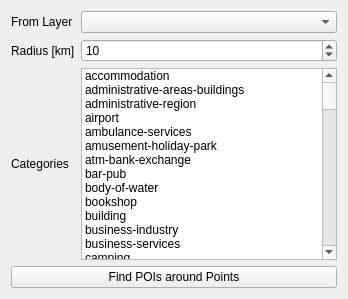
         <widget class="QWidget" name="tab_12">
          <attribute name="title">
           <string>single layer input</string>
          </attribute>
          <layout class="QVBoxLayout" name="verticalLayout_8">
           <item>
            <layout class="QGridLayout" name="gridLayout_7">
             <item row="0" column="1">
              <widget class="QgsMapLayerComboBox" name="FindPOISLayer"/>
             </item>
             <item row="1" column="1">
              <widget class="QSpinBox" name="RadiusBoxBatch">
               <property name="value">
                <number>10</number>
               </property>
              </widget>
             </item>
             <item row="0" column="0">
              <widget class="QLabel" name="label_36">
               <property name="text">
                <string>From Layer</string>
               </property>
              </widget>
             </item>
             <item row="1" column="0">
              <widget class="QLabel" name="label_37">
               <property name="text">
                <string>Radius [km]</string>
               </property>
              </widget>
             </item>
             <item row="2" column="0">
              <widget class="QLabel" name="label_38">
               <property name="text">
                <string>Categories</string>
               </property>
              </widget>
             </item>
             <item row="2" column="1">
              <widget class="QListWidget" name="listWidgetBatch">
               <property name="selectionMode">
                <enum>QAbstractItemView::MultiSelection</enum>
               </property>
               <property name="sortingEnabled">
                <bool>true</bool>
               </property>
               <item>
                <property name="text">
                 <string>accommodation</string>
                </property>
               </item>
               <item>
                <property name="text">
                 <string>administrative-areas-buildings</string>
                </property>
               </item>
               <item>
                <property name="text">
                 <string>administrative-region</string>
                </property>
               </item>
               <item>
                <property name="text">
                 <string>airport</string>
                </property>
               </item>
               <item>
                <property name="text">
                 <string>ambulance-services</string>
                </property>
               </item>
               <item>
                <property name="text">
                 <string>amusement-holiday-park</string>
                </property>
               </item>
               <item>
                <property name="text">
                 <string>atm-bank-exchange</string>
                </property>
               </item>
               <item>
                <property name="text">
                 <string>bar-pub</string>
                </property>
               </item>
               <item>
                <property name="text">
                 <string>body-of-water</string>
                </property>
               </item>
               <item>
                <property name="text">
                 <string>bookshop</string>
                </property>
               </item>
               <item>
                <property name="text">
                 <string>building</string>
                </property>
               </item>
               <item>
                <property name="text">
                 <string>business-industry</string>
                </property>
               </item>
               <item>
                <property name="text">
                 <string>business-services</string>
                </property>
               </item>
               <item>
                <property name="text">
                 <string>camping</string>
                </property>
               </item>
               <item>
                <property name="text">
                 <string>car-dealer-repair</string>
                </property>
               </item>
               <item>
                <property name="text">
                 <string>car-rental</string>
                </property>
               </item>
               <item>
                <property name="text">
                 <string>casino</string>
                </property>
               </item>
               <item>
                <property name="text">
                 <string>cinema</string>
                </property>
               </item>
               <item>
                <property name="text">
                 <string>city-town-village</string>
                </property>
               </item>
               <item>
                <property name="text">
                 <string>clothing-accessories-shop</string>
                </property>
               </item>
               <item>
                <property name="text">
                 <string>coffee</string>
                </property>
               </item>
               <item>
                <property name="text">
                 <string>coffee-tea</string>
                </property>
               </item>
               <item>
                <property name="text">
                 <string>communication-media</string>
                </property>
               </item>
               <item>
                <property name="text">
                 <string>dance-night-club</string>
                </property>
               </item>
               <item>
                <property name="text">
                 <string>department-store</string>
                </property>
               </item>
               <item>
                <property name="text">
                 <string>eat-drink</string>
                </property>
               </item>
               <item>
                <property name="text">
                 <string>education-facility</string>
                </property>
               </item>
               <item>
                <property name="text">
                 <string>electronics-shop</string>
                </property>
               </item>
               <item>
                <property name="text">
                 <string>ev-charging-station</string>
                </property>
               </item>
               <item>
                <property name="text">
                 <string>facilities</string>
                </property>
               </item>
               <item>
                <property name="text">
                 <string>facility</string>
                </property>
               </item>
               <item>
                <property name="text">
                 <string>fair-convention-facility</string>
                </property>
               </item>
               <item>
                <property name="text">
                 <string>ferry-terminal</string>
                </property>
               </item>
               <item>
                <property name="text">
                 <string>fire-department</string>
                </property>
               </item>
               <item>
                <property name="text">
                 <string>food-drink</string>
                </property>
               </item>
               <item>
                <property name="text">
                 <string>forest-heath-vegetation</string>
                </property>
               </item>
               <item>
                <property name="text">
                 <string>going-out</string>
                </property>
               </item>
               <item>
                <property name="text">
                 <string>government-community-facility</string>
                </property>
               </item>
               <item>
                <property name="text">
                 <string>hardware-house-garden-shop</string>
                </property>
               </item>
               <item>
                <property name="text">
                 <string>hospital-health-care-facility</string>
                </property>
               </item>
               <item>
                <property name="text">
                 <string>hospital-health-care-facility</string>
                </property>
               </item>
               <item>
                <property name="text">
                 <string>hostel</string>
                </property>
               </item>
               <item>
                <property name="text">
                 <string>hotel</string>
                </property>
               </item>
               <item>
                <property name="text">
                 <string>intersection</string>
                </property>
               </item>
               <item>
                <property name="text">
                 <string>kiosk-convenience-store</string>
                </property>
               </item>
               <item>
                <property name="text">
                 <string>landmark-attraction</string>
                </property>
               </item>
               <item>
                <property name="text">
                 <string>leisure-outdoor</string>
                </property>
               </item>
               <item>
                <property name="text">
                 <string>library</string>
                </property>
               </item>
               <item>
                <property name="text">
                 <string>mall</string>
                </property>
               </item>
               <item>
                <property name="text">
                 <string>motel</string>
                </property>
               </item>
               <item>
                <property name="text">
                 <string>mountain-hill</string>
                </property>
               </item>
               <item>
                <property name="text">
                 <string>museum</string>
                </property>
               </item>
               <item>
                <property name="text">
                 <string>natural-geographical</string>
                </property>
               </item>
               <item>
                <property name="text">
                 <string>outdoor-area-complex</string>
                </property>
               </item>
               <item>
                <property name="text">
                 <string>parking-facility</string>
                </property>
               </item>
               <item>
                <property name="text">
                 <string>petrol-station</string>
                </property>
               </item>
               <item>
                <property name="text">
                 <string>pharmacy</string>
                </property>
               </item>
               <item>
                <property name="text">
                 <string>police-emergency</string>
                </property>
               </item>
               <item>
                <property name="text">
                 <string>police-station</string>
                </property>
               </item>
               <item>
                <property name="text">
                 <string>postal-area</string>
                </property>
               </item>
               <item>
                <property name="text">
                 <string>post-office</string>
                </property>
               </item>
               <item>
                <property name="text">
                 <string>public-transport</string>
                </property>
               </item>
               <item>
                <property name="text">
                 <string>railway-station</string>
                </property>
               </item>
               <item>
                <property name="text">
                 <string>recreation</string>
                </property>
               </item>
               <item>
                <property name="text">
                 <string>religious-place</string>
                </property>
               </item>
               <item>
                <property name="text">
                 <string>restaurant</string>
                </property>
               </item>
               <item>
                <property name="text">
                 <string>service</string>
                </property>
               </item>
               <item>
                <property name="text">
                 <string>shop</string>
                </property>
               </item>
               <item>
                <property name="text">
                 <string>shopping</string>
                </property>
               </item>
               <item>
                <property name="text">
                 <string>sights-museums</string>
                </property>
               </item>
               <item>
                <property name="text">
                 <string>snacks-fast-food</string>
                </property>
               </item>
               <item>
                <property name="text">
                 <string>sport-outdoor-shop</string>
                </property>
               </item>
               <item>
                <property name="text">
                 <string>sports-facility-venue</string>
                </property>
               </item>
               <item>
                <property name="text">
                 <string>street-square</string>
                </property>
               </item>
               <item>
                <property name="text">
                 <string>taxi-stand</string>
                </property>
               </item>
               <item>
                <property name="text">
                 <string>tea</string>
                </property>
               </item>
               <item>
                <property name="text">
                 <string>theatre-music-culture</string>
                </property>
               </item>
               <item>
                <property name="text">
                 <string>toilet-rest-area</string>
                </property>
               </item>
               <item>
                <property name="text">
                 <string>tourist-information</string>
                </property>
               </item>
               <item>
                <property name="text">
                 <string>transport</string>
                </property>
               </item>
               <item>
                <property name="text">
                 <string>travel-agency</string>
                </property>
               </item>
               <item>
                <property name="text">
                 <string>undersea-feature</string>
                </property>
               </item>
               <item>
                <property name="text">
                 <string>wine-and-liquor</string>
                </property>
               </item>
               <item>
                <property name="text">
                 <string>zoo</string>
                </property>
               </item>
              </widget>
             </item>
            </layout>
           </item>
           <item>
            <widget class="QPushButton" name="findPOISButtonBatch">
             <property name="text">
              <string>Find POIs around Points</string>
             </property>
            </widget>
           </item>
          </layout>
         </widget>
